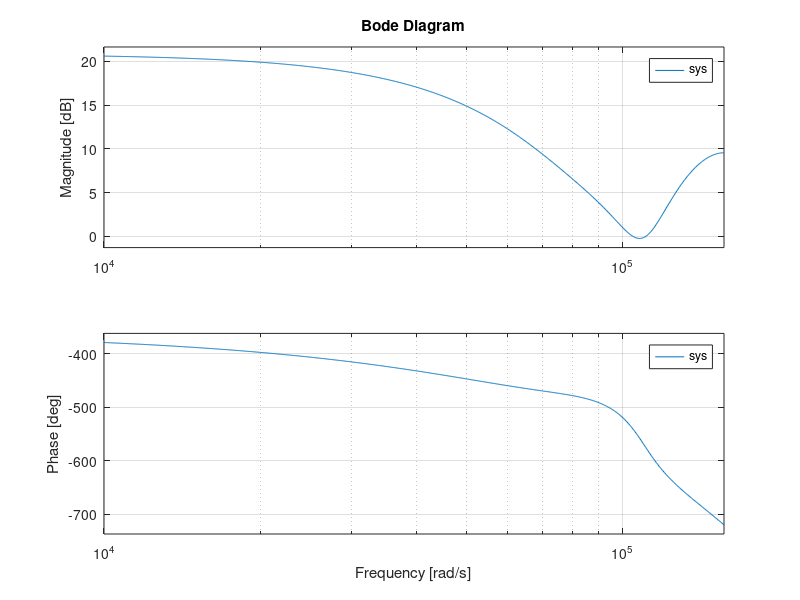

Here is the MATLAB script that generated this plot: (Note: this script raises an error after producing the figure.)
clear;
clc;

% initialize 1D array to store sinuisoid window of 4096 discrete points.
x = zeros(1, 4096);

%y(m) = b0 + b1*x(m-1) + b2*x(m-2) +  b3*x(m-3) + b4*x(m-4)


%% finding b value
b0 = mod(1,2) + 1;  %2
b1 = mod(2,3) + 1;  %3  
b2 = mod(3,4) + 1;  %4
b3 = mod(5,5) + 1;  %1
b4 = mod(0,6) + 1;  %1

%% Transfer function

sys = tf([b0 b1 b2 b3 b4],[1 0 0 0 0], 20e-6)   %initialize transfer function

figure(10);
bode(sys);


[z,p,k] = zpkdata(sys);     %finding zeros, poles, gain of tf

disp("gain: " + k);
z
p

figure(9)
pzplot(sys);    %ploting zero-pole plane

%% FIR filter in a window of 4096 discrete points
% initialize a window of 4096 discrete points
% generate signal
for i = 1:4096
    x(i) = sin(2*pi*i/4096);    % i/4096 represents the Fs
end

for n = 1:8 % inputting every nth point
    j = 1;
    H = [];
    for i = 5:n:4096
        H(j) = b0*x(i) + b1*x(i-1) + b2*x(i-2) + b3*x(i-3) + b4*x(i-4);
        j = j + 1;
    end
    
    figure(n);
    plot(H);
end

